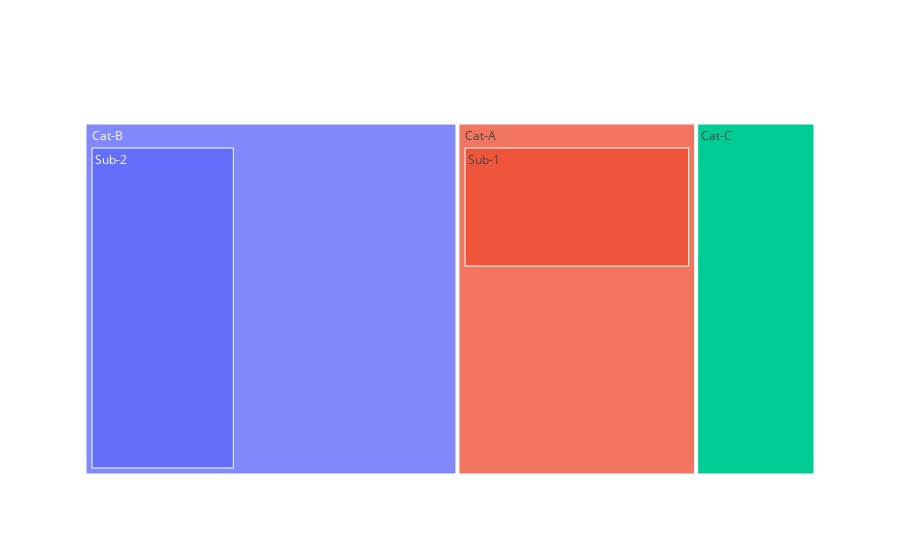

Notebook code cell kept with this figure:
### Code cell
import plotly.graph_objects as go
parents = ["","","","Cat-A","Cat-B"]
values = [100,150,80,60,100]
lables = ["Cat-A","Cat-B","Cat-C","Sub-1","Sub-2"]
flg = go.Figure(go.Treemap(labels = lables, parents = parents, values=values))
flg.show()

### Figure 1 — Plotly figure (JSON) as saved in the notebook; plotly's stock layout.template omitted (floating-point values rounded to 4 significant figures)
{"data": [{"labels": ["Cat-A", "Cat-B", "Cat-C", "Sub-1", "Sub-2"], "parents": ["", "", "", "Cat-A", "Cat-B"], "type": "treemap", "values": [100, 150, 80, 60, 100]}], "layout": {}}
